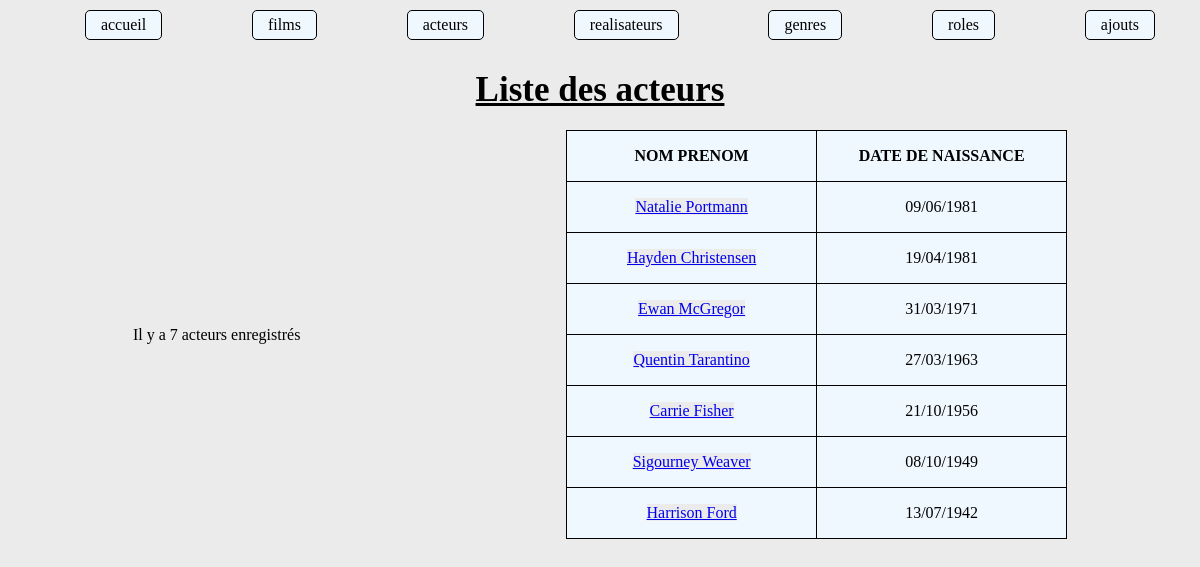
The page /index.php?action=listActeurs on the database its author committed.
### tables this page shows
CREATE TABLE IF NOT EXISTS `acteur` (
  `id_acteur` int(11) NOT NULL AUTO_INCREMENT,
  `id_personne` int(11) NOT NULL,
  PRIMARY KEY (`id_acteur`),
  KEY `id_personne` (`id_personne`),
  CONSTRAINT `FK_acteur_personne` FOREIGN KEY (`id_personne`) REFERENCES `personne` (`id_personne`)
);

### controller/CinemaController.php (called while the page is built, shortened)
<?php
class CinemaController {
    public function listActeurs() {
        $pdo=Connect::seConnecter();
        $requete=$pdo->query("
            SELECT a.id_personne, CONCAT(p.prenom,' ',p.nom) AS identité ,DATE_FORMAT(p.dateNaissance, '%d/%m/%Y') AS date
            FROM personne p
            inner join acteur a ON p.id_personne = a.id_personne
            ORDER BY p.dateNaissance DESC
        ");
        require "view/listActeurs.php";
    }
}

### view/listActeurs.php (the view, shortened to what this page needs)
<div class="aside">
    <p>Il y a <?= $requete->rowCount() ?> acteurs enregistrés</p>
    <table>
    <thead>
        <tr>
            <th>NOM PRENOM</th>
            <th>DATE DE NAISSANCE</th>
        </tr>
    </thead>
    <tbody>
        <?php
            foreach($requete->fetchAll() as $acteur) { ?>
                <tr>
                    <td><a href="index.php?action=acteur&id=<?=$acteur["id_personne"]?>"> <?= $acteur["identité"]?></a></td>
                    <td><?= $acteur["date"] ?></td>
                </tr>
        <?php    } ?>
    </tbody>
</table>
</div>
<?php
require "view/template.php";

### public/css/style.css (style rules this page uses)
* { box-sizing: border-box; margin: 0; background-color: rgb(235, 235, 235); }
th,td { border: 1px solid black; padding: 1rem 10px; text-align: center; background-color: aliceblue; }
th { width: 250px; }
table { border-collapse: collapse; justify-content: center; }
.aside { display: flex; justify-content: space-around; align-items: center; }

### rows shown on the page
acteur: identité "Natalie Portmann", date "09/06/1981"
acteur: identité "Hayden Christensen", date "19/04/1981"
acteur: identité "Ewan McGregor", date "31/03/1971"
acteur: identité "Quentin Tarantino", date "27/03/1963"
acteur: identité "Carrie Fisher", date "21/10/1956"
acteur: identité "Sigourney Weaver", date "08/10/1949"
acteur: identité "Harrison Ford", date "13/07/1942"

### other values the page prints
$titre_secondaire "Liste des acteurs"
$requete->rowCount() "7"
